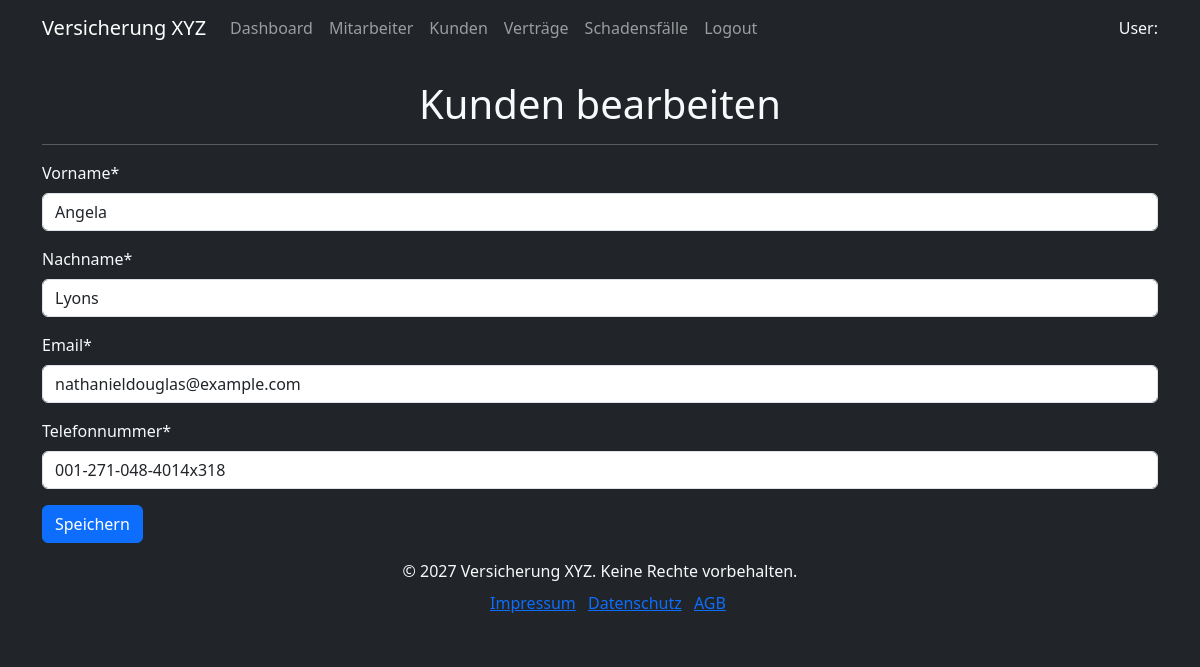
Page /versicherung/kunden/13/bearbeiten/ on the committed database.
### versicherung/models.py (models this page shows, shortened)
class Kunde(models.Model):
    vorname = models.CharField(max_length=50)
    nachname = models.CharField(max_length=50)
    email = models.EmailField(unique=True)
    telefonnummer = models.CharField(max_length=15, unique=True)
    erstellt_am = models.DateTimeField(auto_now_add=True)
    aktualisiert_am = models.DateTimeField(auto_now=True)

### versicherung/views/kunde_views.py (the view)
# urls.py: path("kunden/<int:pk>/bearbeiten/", kunde_update, name="kunde_update"),
def kunde_update(request: HttpRequest, pk: int):
    kunde = get_object_or_404(Kunde, pk=pk)
    if request.method == "POST":
        form = KundeForm(request.POST, instance=kunde)
        if form.is_valid():
            form.save()
            messages.success(request, "Kunde wurde erfolgreich aktualisiert.")
            return redirect("kunde_list")
    else:
        form = KundeForm(instance=kunde)
    context = {"form": form, "kunde": kunde}
    return render(request, "kunde/kunde_form.html", context)

### versicherung/forms.py
class KundeForm(forms.ModelForm):
    class Meta:
        model = Kunde
        fields = "__all__"

### versicherung/templates/kunde/kunde_form.html (shortened to what this page needs)
{% extends "base.html" %}
{% load crispy_forms_tags %}
{% block content %}
    <div class="d-flex align-items-center">
        <h1 class="m-auto">{% if kunde.pk %}Kunden bearbeiten{% else %}Neuen Kunden hinzufügen{% endif %}</h1>
    </div>
    <hr>
    <form method="post">
        {{ form|crispy }}
        <button type="submit" class="btn btn-primary">Speichern</button>
    </form>
{% endblock %}

### rows in the picture
Kunde: vorname "Angela", nachname "Lyons", email "nathanieldouglas@example.com", telefonnummer "001-271-048-4014x318"
